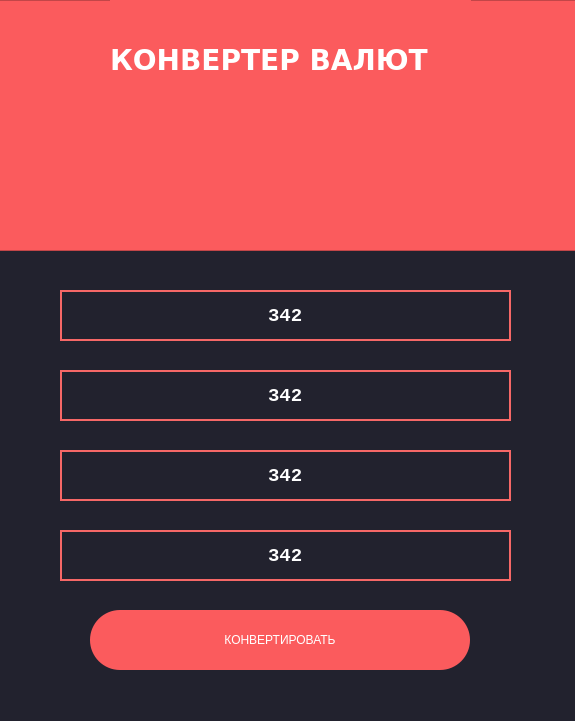
<?xml version="1.0" encoding="UTF-8"?>
<ui version="4.0">
 <class>MainWindow</class>
 <widget class="QMainWindow" name="MainWindow">
  <property name="geometry">
   <rect>
    <x>0</x>
    <y>0</y>
    <width>575</width>
    <height>721</height>
   </rect>
  </property>
  <property name="windowTitle">
   <string>MainWindow</string>
  </property>
  <widget class="QWidget" name="centralwidget">
   <property name="styleSheet">
    <string notr="true">background-color: #22222e
</string>
   </property>
   <widget class="QFrame" name="frame">
    <property name="geometry">
     <rect>
      <x>-30</x>
      <y>0</y>
      <width>621</width>
      <height>251</height>
     </rect>
    </property>
    <property name="styleSheet">
     <string notr="true">background-color: #fb5b5d;</string>
    </property>
    <property name="frameShape">
     <enum>QFrame::StyledPanel</enum>
    </property>
    <property name="frameShadow">
     <enum>QFrame::Raised</enum>
    </property>
    <widget class="QLabel" name="label">
     <property name="geometry">
      <rect>
       <x>140</x>
       <y>0</y>
       <width>361</width>
       <height>121</height>
      </rect>
     </property>
     <property name="font">
      <font>
       <family>DejaVu Sans</family>
       <pointsize>21</pointsize>
       <weight>75</weight>
       <italic>false</italic>
       <bold>true</bold>
      </font>
     </property>
     <property name="styleSheet">
      <string notr="true">color: white</string>
     </property>
     <property name="text">
      <string>КОНВЕРТЕР ВАЛЮТ</string>
     </property>
    </widget>
    <widget class="QLabel" name="label_2">
     <property name="enabled">
      <bool>true</bool>
     </property>
     <property name="geometry">
      <rect>
       <x>200</x>
       <y>90</y>
       <width>231</width>
       <height>141</height>
      </rect>
     </property>
     <property name="maximumSize">
      <size>
       <width>300</width>
       <height>200</height>
      </size>
     </property>
     <property name="font">
      <font>
       <weight>75</weight>
       <bold>true</bold>
      </font>
     </property>
     <property name="text">
      <string/>
     </property>
     <property name="pixmap">
      <pixmap>../../Загрузки/Без_названия__1_-removebg-preview.png</pixmap>
     </property>
     <property name="indent">
      <number>-4</number>
     </property>
    </widget>
   </widget>
   <widget class="QLineEdit" name="output_amount">
    <property name="geometry">
     <rect>
      <x>60</x>
      <y>450</y>
      <width>451</width>
      <height>51</height>
     </rect>
    </property>
    <property name="font">
     <font>
      <family>Monospace</family>
      <pointsize>14</pointsize>
      <weight>75</weight>
      <bold>true</bold>
     </font>
    </property>
    <property name="styleSheet">
     <string notr="true">background-color: #22222e;
border: 2px solid #f66867;
border-radius: 30;
color : white</string>
    </property>
    <property name="text">
     <string>342</string>
    </property>
    <property name="alignment">
     <set>Qt::AlignCenter</set>
    </property>
   </widget>
   <widget class="QLineEdit" name="input_carrency">
    <property name="geometry">
     <rect>
      <x>60</x>
      <y>370</y>
      <width>451</width>
      <height>51</height>
     </rect>
    </property>
    <property name="font">
     <font>
      <family>Monospace</family>
      <pointsize>14</pointsize>
      <weight>75</weight>
      <bold>true</bold>
     </font>
    </property>
    <property name="styleSheet">
     <string notr="true">background-color: #22222e;
border: 2px solid #f66867;
border-radius: 30;
color : white</string>
    </property>
    <property name="text">
     <string>342</string>
    </property>
    <property name="alignment">
     <set>Qt::AlignCenter</set>
    </property>
   </widget>
   <widget class="QLineEdit" name="lineEdit">
    <property name="geometry">
     <rect>
      <x>60</x>
      <y>290</y>
      <width>451</width>
      <height>51</height>
     </rect>
    </property>
    <property name="font">
     <font>
      <family>Monospace</family>
      <pointsize>14</pointsize>
      <weight>75</weight>
      <bold>true</bold>
     </font>
    </property>
    <property name="styleSheet">
     <string notr="true">background-color: #22222e;
border: 2px solid #f66867;
border-radius: 30;
color : white</string>
    </property>
    <property name="text">
     <string>342</string>
    </property>
    <property name="alignment">
     <set>Qt::AlignCenter</set>
    </property>
   </widget>
   <widget class="QPushButton" name="pushButton">
    <property name="geometry">
     <rect>
      <x>90</x>
      <y>610</y>
      <width>380</width>
      <height>60</height>
     </rect>
    </property>
    <property name="styleSheet">
     <string notr="true">QPushButton {
	color: white;
	background-color: #fb5b5d;
	border-radius:30;
}

QPushButton:pressed {
	background-color: #fa4244
}</string>
    </property>
    <property name="text">
     <string>КОНВЕРТИРОВАТЬ</string>
    </property>
   </widget>
   <widget class="QLineEdit" name="output_currency">
    <property name="geometry">
     <rect>
      <x>60</x>
      <y>530</y>
      <width>451</width>
      <height>51</height>
     </rect>
    </property>
    <property name="font">
     <font>
      <family>Monospace</family>
      <pointsize>14</pointsize>
      <weight>75</weight>
      <bold>true</bold>
     </font>
    </property>
    <property name="styleSheet">
     <string notr="true">background-color: #22222e;
border: 2px solid #f66867;
border-radius: 30;
color : white</string>
    </property>
    <property name="text">
     <string>342</string>
    </property>
    <property name="alignment">
     <set>Qt::AlignCenter</set>
    </property>
   </widget>
  </widget>
 </widget>
 <resources/>
 <connections/>
</ui>
